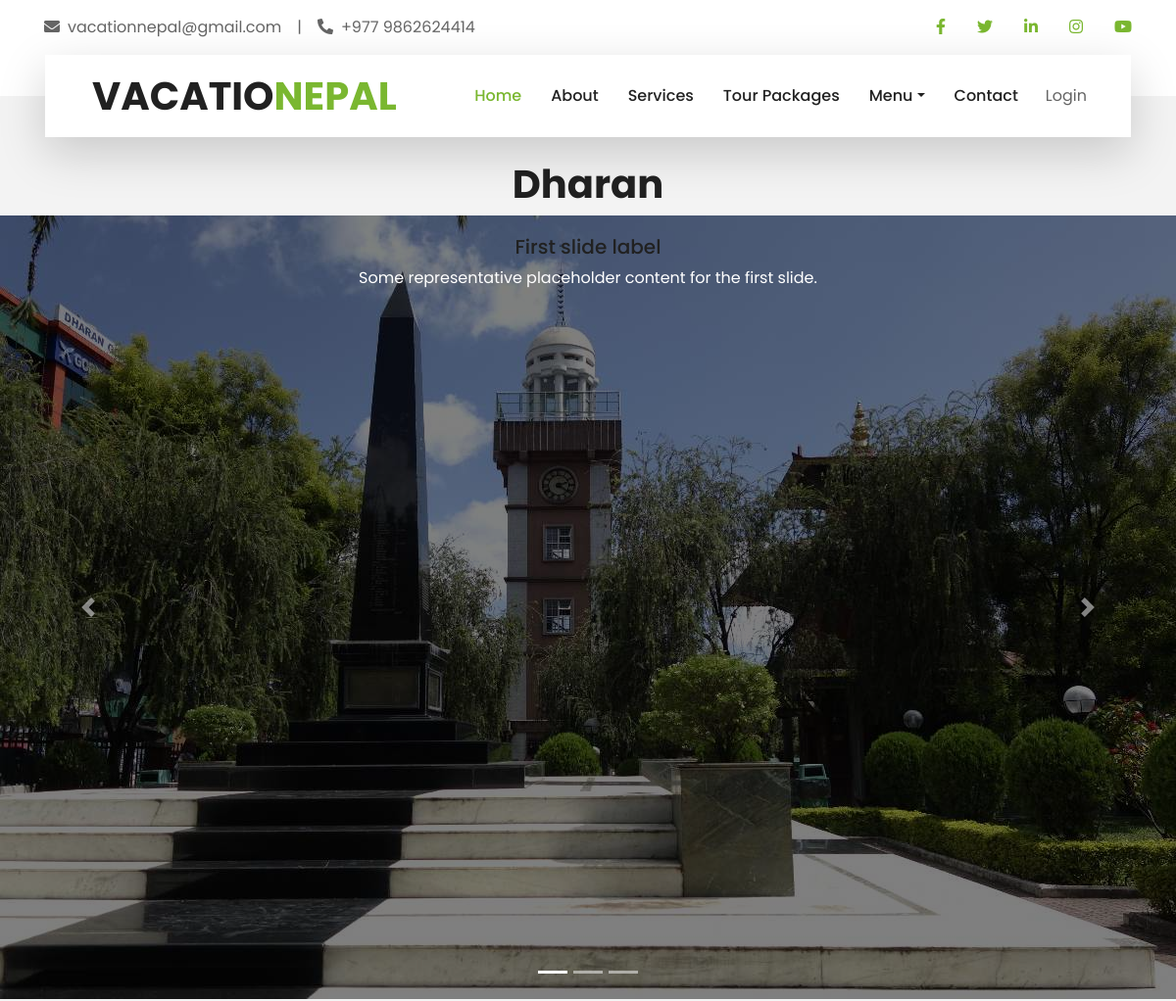
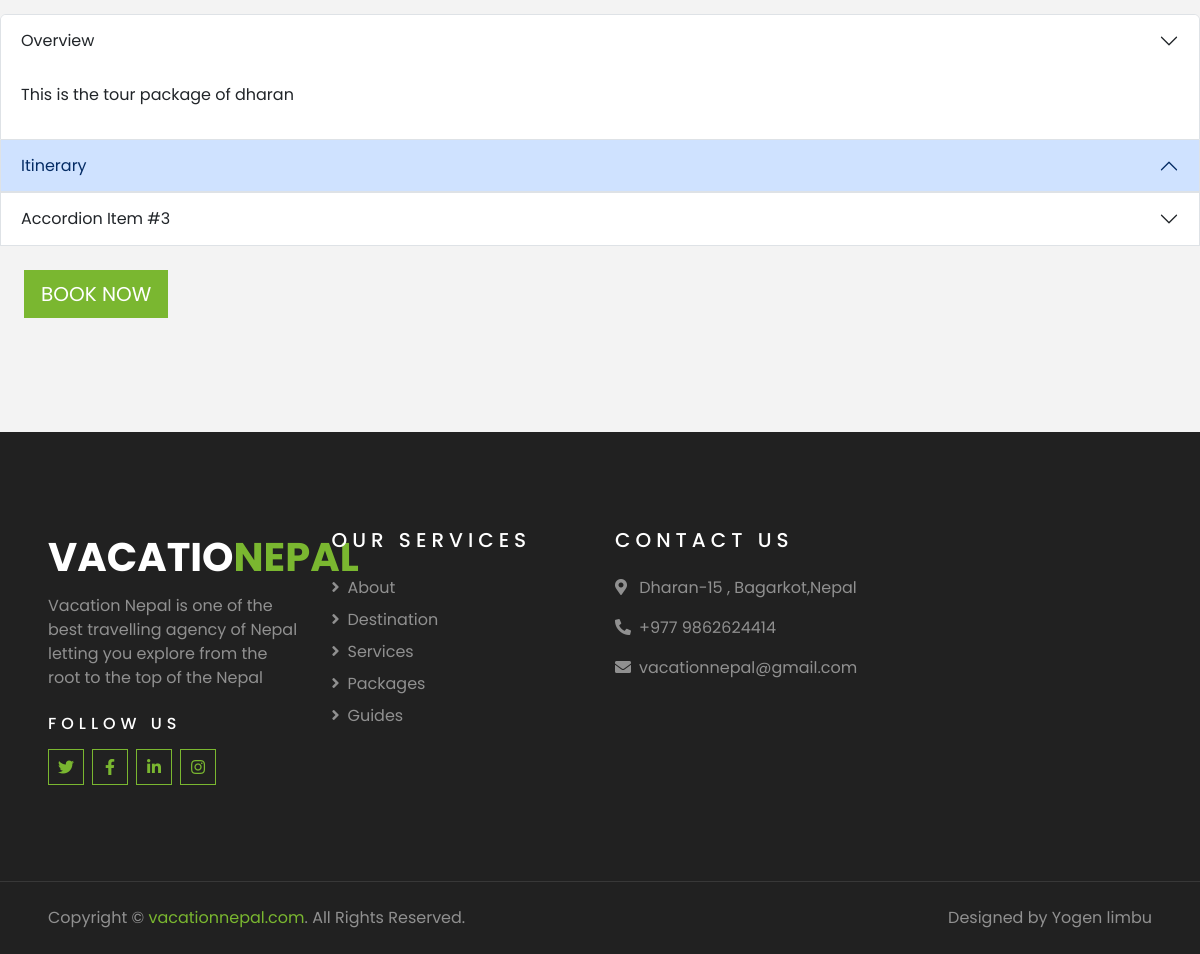
/home/singlePackage/4784c887f94f4815bc8e2c3e183de4ce/, run on the app's committed database (2 pictures, top to bottom).
### packages/models.py (models this page shows, shortened)
class Packages(models.Model):
    packageName= models.CharField(max_length=100)
    location =models.CharField(max_length=100,null=True,blank=True)
    id=models.UUIDField(default=uuid.uuid4,unique=True,primary_key=True,editable=False)
    description= models.TextField(max_length=2000,null=True,blank=True)
    packageDuration= models.IntegerField(null=True, blank=True)
    created = models.DateTimeField(auto_now_add=True)
    price = models.IntegerField(null=True, blank = True)
    vote_total= models.IntegerField(default=0, null=True,blank=True)
    ratings= models.IntegerField(default=0, null=True,blank=True)
    itenary=models.TextField(max_length=1000,null=True,blank=True)
    isUnderRated= models.BooleanField(default=False)
    defimage= models.ImageField(null=True,blank=True,default='default.jpg')

class Images(models.Model):
    packageName=models.ForeignKey(Packages,on_delete=models.CASCADE)
    image= models.ImageField(null=True,blank=True,default='default.jpg')

### packages/views.py (the view)
# urls.py: path('singlePackage/<str:pk>/',views.singlePackage,name ='singlePackage'),
def singlePackage(request,pk):
    packageObj = Packages.objects.get(id=pk)
    images=Images.objects.filter(packageName=packageObj)
    itenary= packageObj.itenary.split("#")
    context={'package':packageObj,
              'images':images,
              'itenary':itenary}
    return render(request,'packages/singlePackage.html',context)

### packages/templates/packages/singlePackage.html (shortened to what this page needs)
{%extends 'main.html'%}
{%block content%}
  <div class="conatainer">
  <h1 style="text-align: center;margin-top: 2%;"  >{{package.packageName}}</h1>
  <div id="carouselExampleCaptions" class="carousel slide">
    <div class="carousel-indicators">
      <button type="button" data-bs-target="#carouselExampleCaptions" data-bs-slide-to="0" class="active" aria-current="true" aria-label="Slide 1"></button>
      <button type="button" data-bs-target="#carouselExampleCaptions" data-bs-slide-to="1" aria-label="Slide 2"></button>
      <button type="button" data-bs-target="#carouselExampleCaptions" data-bs-slide-to="2" aria-label="Slide 3"></button>
    </div>
    <div class="carousel-inner">
     {%for image in images%}
      <div class="carousel-item active">
        <img src="{{image.image.url}}" class="d-block w-100" alt="error">
        <div class="carousel-caption d-none d-md-block">
          <h5>First slide label</h5>
          <p>Some representative placeholder content for the first slide.</p>
        </div>
      </div>
    {%endfor%}
    </div>
    <button class="carousel-control-prev" type="button" data-bs-target="#carouselExampleCaptions" data-bs-slide="prev">
      <span class="carousel-control-prev-icon" aria-hidden="true"></span>
    </button>
    <button class="carousel-control-next" type="button" data-bs-target="#carouselExampleCaptions" data-bs-slide="next">
      <span class="carousel-control-next-icon" aria-hidden="true"></span>
    </button>
  </div>
  <div class="accordion mt-3" id="accordionPanelsStayOpenExample">
    <div class="accordion-item">
        <h2 class="accordion-header" id="panelsStayOpen-headingOne">
          <button class="accordion-button collapsed" type="button" data-bs-toggle="collapse" data-bs-target="#panelsStayOpen-collapseTwo" aria-expanded="false" aria-controls="panelsStayOpen-collapseTwo">
            Overview
          </button>
        </h2>
        <div id="panelsStayOpen-collapseTwo" class="accordion-collapse collapse show" aria-labelledby="panelsStayOpen-headingTwo">
          <div class="accordion-body">
           <p>{{package.description}}</p>
          </div>
        </div>
      </div>
  <div class="accordion-item">
  <h2 class="accordion-header" id="panelsStayOpen-headingTwo">
    <button class="accordion-button" type="button" data-bs-toggle="collapse" data-bs-target="#panelsStayOpen-collapseOne" aria-expanded="true" aria-controls="panelsStayOpen-collapseOne">
      Itinerary
    </button>
  </h2>
</div>
<div class="accordion-item">
  <h2 class="accordion-header" id="panelsStayOpen-headingThree">
    <button class="accordion-button collapsed" type="button" data-bs-toggle="collapse" data-bs-target="#panelsStayOpen-collapseThree" aria-expanded="false" aria-controls="panelsStayOpen-collapseThree">
      Accordion Item #3
    </button>
  </h2>
</div>
<a href="" style="margin: 2%; color: white;"  data-toggle="modal" data-target="#exampleModal" class="btn btn-primary btn-lg">BOOK NOW</a>
</div>
{%endblock%}

### static/css/login_style.css (style rules this page uses)
* { margin: 0; padding: 0; box-sizing: border-box; font-family: "Poppins", sans-serif; }
body { margin: 0; padding: 0; height: 95vh; }

### data on the page
Packages: packageName "Dharan", description "This is the tour package of dharan"
Images: image (picture)
